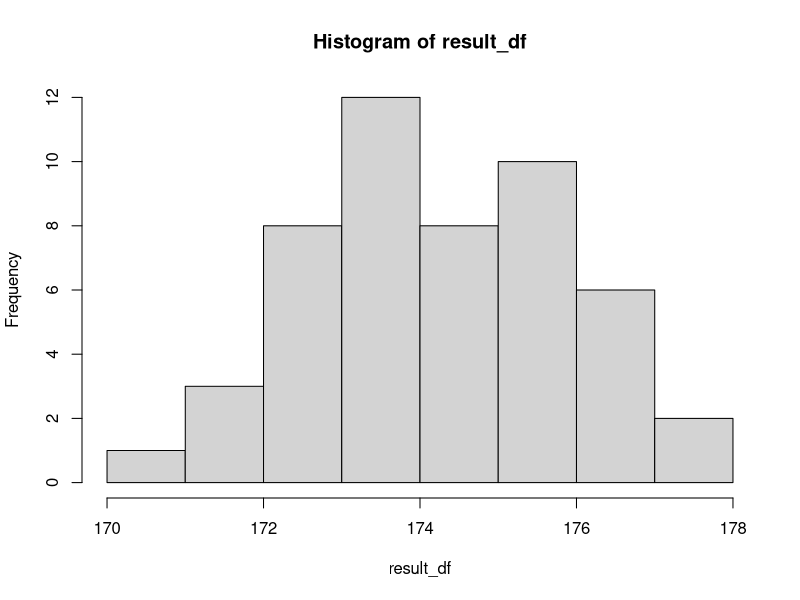

Here is the R script that generated this plot:
## ---- chunk 1
library(dplyr)
library(arsenal)
## ---- chunk 2
set.seed(8130)
population = rnorm(2742, mean = 174, sd = 7.7)
sample = sample (population, size=16, replace =F)
sample_mean = mean(sample)
## ---- chunk 3
  l <- list()
result=list()
set.seed(8130)

for (i in 1:50){
l[i] <- list(sample (population, size=16, replace =F))
result[i] = list(mean(l[[i]]))
}
result_df = c(unlist(result))
result_df
## ---- chunk 4
hist(result_df)
## ---- chunk 5
#Import Data 
vote_df=
   read.csv("./data/VoteNY2018.csv")
## ---- chunk 6
voted_recode=
vote_df %>%
  mutate(
        VOTED=recode(VOTED,`1`="Did not vote",`2`="Voted", `96`="Refused", `97`="Don't know", `98` ="No Response", `99` ="Not in universe"),
        VOTED_SIMPLE = ifelse(VOTED=="Voted","YES","NO"),
         SEX = recode(SEX, `1`= "Male",`2`="Female",`9`="NIU"),
        RACESIMPLE=recode(RACESIMPLE, `1`	= "White", `2`= "Black", `3`= "American Indian or Aleut or Eskimo", `4`= "Asian or Pacific Islander", `5` =	"More than one race", `9`	= "Blank"),
        EDUSIMPLE=recode( EDUSIMPLE, `0` = "No school", `1`= "Some school but no diploma", `2` =	"High school graduate or GED", `3`	= "Some college but no degree", `4`	= "Associate degree",`5`= "Bachelors degree", `6`	= "Masters degree",`7` = "Professional or Doctoral degree")) %>%
  
          relocate(VOTED,VOTED_SIMPLE,AGE,SEX,RACESIMPLE,EDUSIMPLE)


## ---- chunk 7
summary(vote_df$AGE)
summary(vote_df$VOTED)
## ---- chunk 8
 tble = tableby( VOTED_SIMPLE ~ AGE+SEX+RACESIMPLE+EDUSIMPLE, data=voted_recode)
summary(tble, title = "Descriptive Statistics: voting in 2018",  text=T)

## ---- chunk 9
table2 = table(voted_recode$RACESIMPLE,voted_recode$VOTED_SIMPLE)
## ---- chunk 10

table2
## ---- chunk 11
#expected_value

library(data.table)
expected_value = data.table(voted= c(883*12/2647,883*158/2647,883*354/2647,883*30/2647,883*2093/2647)
,not_voted=c(1764*12/2647,1764*158/2647,1764*354/2647,1764*30/2647.1764*2093/2647))
expected_value
## ---- chunk 12
chisq.test(table2)
qchisq(0.95,4)
